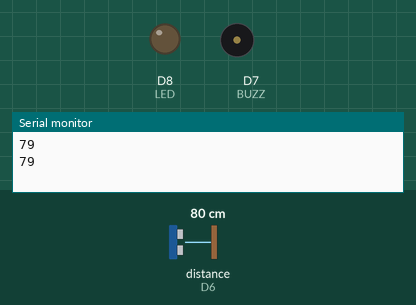
Bench run of a sketch on a simulated ESP8266 (NodeMCU). Parts: output pins drawn as LEDs (lit = HIGH), buzzer (waves = sounding, pin HIGH), the last lines printed to the serial monitor. Wiring (inferred from the names in the program): ultrasonic range finder: trigger D5; echo D6. The test bench sets the inputs (shaded band); at power-on: distance to the obstacle (sensor on D6) 80 cm. The echo pulse lasts 58.3 µs per cm; pins used as bus, display or sensor lines are not drawn.

Above: at 1.8 s.
1.9 s: distance to the obstacle (sensor on D6) set to 12 cm
3.4 s: distance to the obstacle (sensor on D6) set to 9 cm
At 5.0 s:
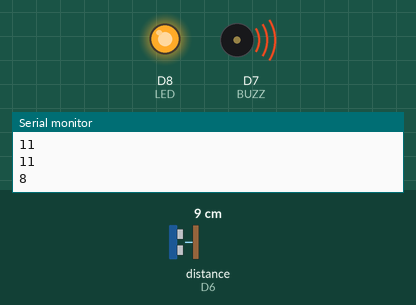
5.5 s: distance to the obstacle (sensor on D6) set to 18 cm
At 6.6 s:
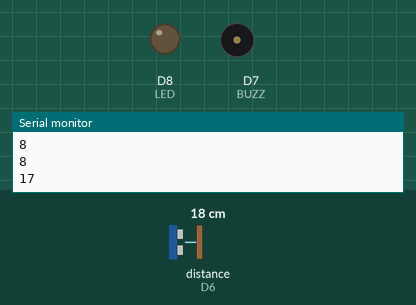
7.5 s: distance to the obstacle (sensor on D6) set to 2 cm
At 9.4 s:
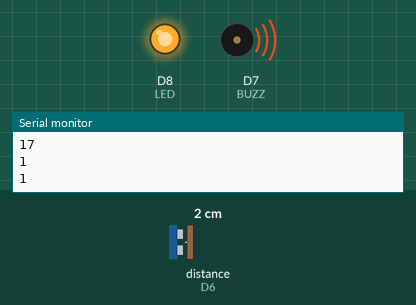
Timing chart, 0 to 10.5 s (numbered marks = the images above; inputs shaded):
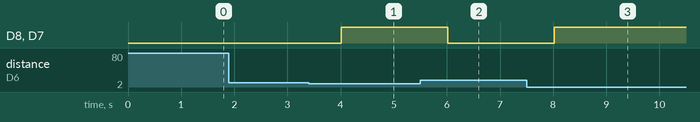

The sketch:

waterlevel.ino
```cpp
#define TRIG D5
#define ECHO D6
#define BUZZ D7
#define LED D8

void setup() {
  pinMode(TRIG, OUTPUT);
  pinMode(ECHO, INPUT);
  pinMode(BUZZ, OUTPUT);
  pinMode(LED, OUTPUT);
  Serial.begin(9600);
}

void loop() {
  digitalWrite(TRIG, LOW);
  delayMicroseconds(2);
  digitalWrite(TRIG, HIGH);
  delayMicroseconds(10);
  digitalWrite(TRIG, LOW);

  long duration = pulseIn(ECHO, HIGH);
  int distance = duration * 0.034 / 2;

  Serial.println(distance);

  if (distance < 10) {
    digitalWrite(BUZZ, HIGH);
    digitalWrite(LED, HIGH);
  } else {
    digitalWrite(BUZZ, LOW);
    digitalWrite(LED, LOW);
  }
  delay(1000);
}
```

Measured:
- the behaviour switches between 11 and 10 cm on distance to the obstacle (sensor on D6) (found by bisection; images 0 and 1)
- after the input at 3.4 s, D8 (LED), D7 (BUZZ): LOW → HIGH after 0.61 s
- after the input at 5.5 s, D8 (LED), D7 (BUZZ): HIGH → LOW after 0.52 s
- after the input at 7.5 s, D8 (LED), D7 (BUZZ): LOW → HIGH after 0.52 s
